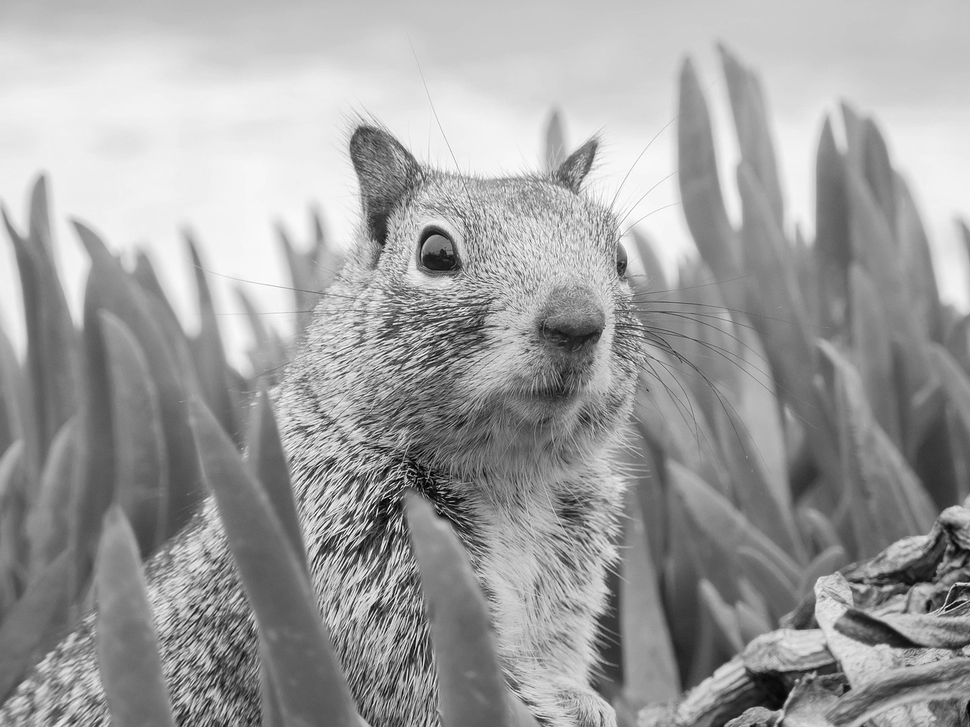
#> input picture LV6_ciki/example_grayscale.png, 970 x 727 px, shrunk from 1280 x 960 before the run, found by its file name
$ python zad4.py.py
#> lines starting #> are read from the running program, lines starting #| are printed output that depends on the picture
import numpy as np
import matplotlib.pyplot as plt
import matplotlib.image as mpimg
from sklearn.cluster import KMeans


imageNew = mpimg.imread('C:/Users/student/Desktop/LV6_ciki/example_grayscale.png')
#> imageNew is the input picture: shape (727, 970) float32; min 0, max 1, mean 0.624


if len(imageNew.shape) == 2:

    imageNew = np.stack([imageNew] * 3, axis=-1)
#> imageNew: shape (727, 970, 3) float32


image_reshaped = imageNew.reshape((-1, 3))


k = 10  # Number of clusters
kmeans = KMeans(n_clusters=k, n_init=1, random_state=42)
kmeans.fit(image_reshaped)


cluster_centers = kmeans.cluster_centers_.astype(int)


quantized_image = cluster_centers[kmeans.labels_].reshape(imageNew.shape)


plt.figure(figsize=(12, 6))
plt.subplot(1, 2, 1)
plt.imshow(imageNew)
plt.title("Original Image")

plt.subplot(1, 2, 2)
plt.imshow(quantized_image)
plt.title(f"Quantized Image (k={k})")

plt.show()
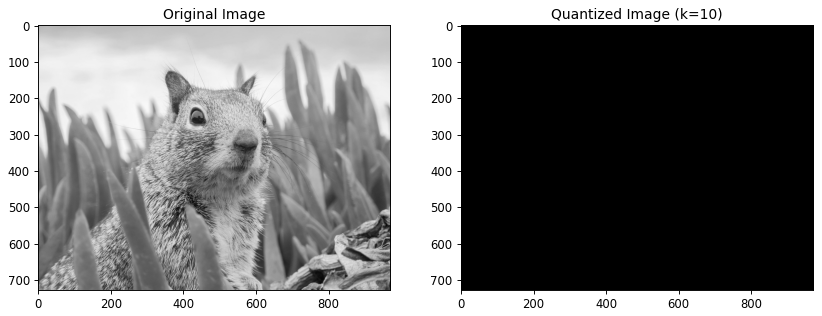
#> figure drawn by matplotlib, 2 panels


original_size = imageNew.size * imageNew.itemsize  # in bytes
#> original_size = 8462280
quantized_size = k * image_reshaped.shape[0] * image_reshaped.itemsize  # in bytes
#> quantized_size = 28207600
compression_ratio = original_size / quantized_size
#> compression_ratio = 0.3

print(f"Compression achieved with {k} clusters: {compression_ratio:.2f}x")
#| Compression achieved with 10 clusters: 0.30x
